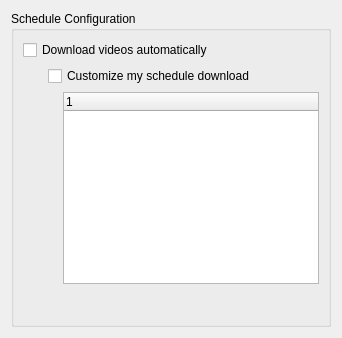
     <widget class="QWidget" name="pgSchedule">
      <layout class="QGridLayout" name="gridLayout_3">
       <item row="0" column="0">
        <widget class="QGroupBox" name="groupBox">
         <property name="title">
          <string>Schedule Configuration</string>
         </property>
         <layout class="QGridLayout" name="gridLayout_4">
          <item row="0" column="0">
           <widget class="QCheckBox" name="chbDownloadVideosAuto">
            <property name="whatsThis">
             <string>Enable or disable automatic downloads</string>
            </property>
            <property name="accessibleName">
             <string>Download videos automatically checkbox</string>
            </property>
            <property name="accessibleDescription">
             <string>Download videos automatically</string>
            </property>
            <property name="text">
             <string>Download videos automatically</string>
            </property>
           </widget>
          </item>
          <item row="1" column="0">
           <layout class="QVBoxLayout" name="verticalLayout">
            <property name="leftMargin">
             <number>25</number>
            </property>
            <item>
             <widget class="QCheckBox" name="chbScheduleEnabled">
              <property name="whatsThis">
               <string>Enable or disable user shcedules</string>
              </property>
              <property name="accessibleName">
               <string>Schedules checkbox</string>
              </property>
              <property name="accessibleDescription">
               <string>Enable or disable user shcedules</string>
              </property>
              <property name="text">
               <string>Customize my schedule download</string>
              </property>
             </widget>
            </item>
            <item>
             <layout class="QHBoxLayout" name="horizontalLayout_3">
              <item>
               <spacer name="horizontalSpacer_2">
                <property name="orientation">
                 <enum>Qt::Horizontal</enum>
                </property>
                <property name="sizeType">
                 <enum>QSizePolicy::Fixed</enum>
                </property>
                <property name="sizeHint" stdset="0">
                 <size>
                  <width>15</width>
                  <height>20</height>
                 </size>
                </property>
               </spacer>
              </item>
              <item>
               <widget class="QTreeWidget" name="lsvSchedules">
                <property name="palette">
                 <palette>
                  <active>
                   <colorrole role="AlternateBase">
                    <brush brushstyle="SolidPattern">
                     <color alpha="255">
                      <red>255</red>
                      <green>243</green>
                      <blue>197</blue>
                     </color>
                    </brush>
                   </colorrole>
                  </active>
                  <inactive>
                   <colorrole role="AlternateBase">
                    <brush brushstyle="SolidPattern">
                     <color alpha="255">
                      <red>255</red>
                      <green>243</green>
                      <blue>197</blue>
                     </color>
                    </brush>
                   </colorrole>
                  </inactive>
                  <disabled>
                   <colorrole role="AlternateBase">
                    <brush brushstyle="SolidPattern">
                     <color alpha="255">
                      <red>255</red>
                      <green>243</green>
                      <blue>197</blue>
                     </color>
                    </brush>
                   </colorrole>
                  </disabled>
                 </palette>
                </property>
                <property name="whatsThis">
                 <string>List of user schedules</string>
                </property>
                <property name="accessibleName">
                 <string>Shcedules list</string>
                </property>
                <property name="accessibleDescription">
                 <string>List of user schedules</string>
                </property>
                <property name="alternatingRowColors">
                 <bool>true</bool>
                </property>
                <property name="rootIsDecorated">
                 <bool>false</bool>
                </property>
                <property name="uniformRowHeights">
                 <bool>true</bool>
                </property>
                <property name="itemsExpandable">
                 <bool>false</bool>
                </property>
                <property name="allColumnsShowFocus">
                 <bool>true</bool>
                </property>
                <column>
                 <property name="text">
                  <string>1</string>
                 </property>
                </column>
               </widget>
              </item>
             </layout>
            </item>
            <item>
             <layout class="QHBoxLayout" name="horizontalLayout_2">
              <property name="spacing">
               <number>1</number>
              </property>
              <item>
               <spacer name="horizontalSpacer">
                <property name="orientation">
                 <enum>Qt::Horizontal</enum>
                </property>
                <property name="sizeHint" stdset="0">
                 <size>
                  <width>40</width>
                  <height>20</height>
                 </size>
                </property>
               </spacer>
              </item>
              <item>
               <widget class="QToolButton" name="spbAddSchedule">
                <property name="minimumSize">
                 <size>
                  <width>25</width>
                  <height>25</height>
                 </size>
                </property>
                <property name="toolTip">
                 <string>Add new schedule</string>
                </property>
                <property name="whatsThis">
                 <string>Adds a new schedule configuration</string>
                </property>
                <property name="accessibleName">
                 <string>New schedule button</string>
                </property>
                <property name="accessibleDescription">
                 <string>Adds a new schedule configuration</string>
                </property>
                <property name="text">
                 <string/>
                </property>
                <property name="icon">
                 <iconset resource="../resources/resources.qrc">
                  <normaloff>:/buttons/images/add.svg</normaloff>:/buttons/images/add.svg</iconset>
                </property>
                <property name="autoRaise">
                 <bool>true</bool>
                </property>
               </widget>
              </item>
              <item>
               <widget class="QToolButton" name="spbEditSchedule">
                <property name="enabled">
                 <bool>true</bool>
                </property>
                <property name="minimumSize">
                 <size>
                  <width>25</width>
                  <height>25</height>
                 </size>
                </property>
                <property name="toolTip">
                 <string>Edit selected schedule</string>
                </property>
                <property name="statusTip">
                 <string/>
                </property>
                <property name="accessibleName">
                 <string>Edit selected shedule</string>
                </property>
                <property name="accessibleDescription">
                 <string>Edit the selected schedule configuration</string>
                </property>
                <property name="text">
                 <string/>
                </property>
                <property name="icon">
                 <iconset resource="../resources/resources.qrc">
                  <normaloff>:/buttons/images/pencil.svg</normaloff>:/buttons/images/pencil.svg</iconset>
                </property>
                <property name="autoRaise">
                 <bool>true</bool>
                </property>
               </widget>
              </item>
              <item>
               <widget class="QToolButton" name="spbRemoveSchedule">
                <property name="enabled">
                 <bool>true</bool>
                </property>
                <property name="minimumSize">
                 <size>
                  <width>25</width>
                  <height>25</height>
                 </size>
                </property>
                <property name="toolTip">
                 <string>Remove selected schedule</string>
                </property>
                <property name="accessibleName">
                 <string>Remove selected schedule</string>
                </property>
                <property name="accessibleDescription">
                 <string>Remove the selected schedule configuration</string>
                </property>
                <property name="text">
                 <string/>
                </property>
                <property name="icon">
                 <iconset resource="../resources/resources.qrc">
                  <normaloff>:/buttons/images/cross.svg</normaloff>:/buttons/images/cross.svg</iconset>
                </property>
                <property name="autoRaise">
                 <bool>true</bool>
                </property>
               </widget>
              </item>
             </layout>
            </item>
           </layout>
          </item>
         </layout>
        </widget>
       </item>
      </layout>
     </widget>
